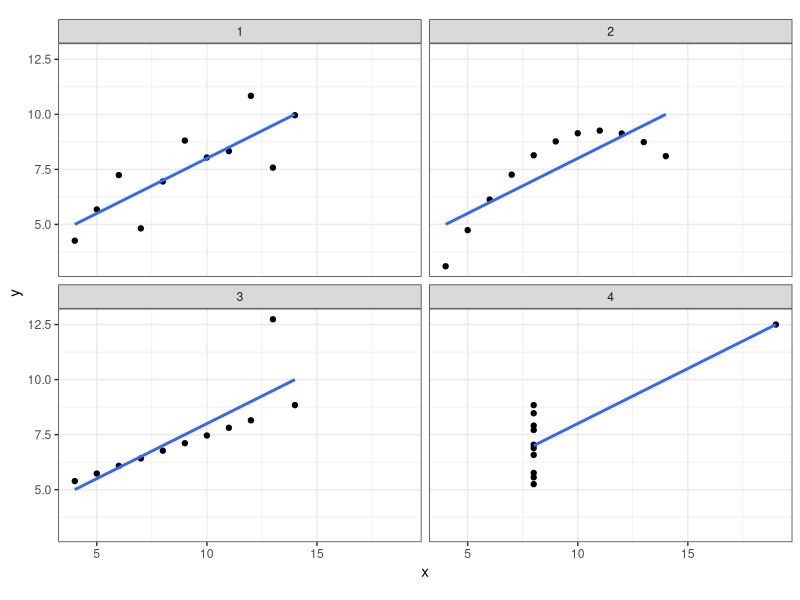
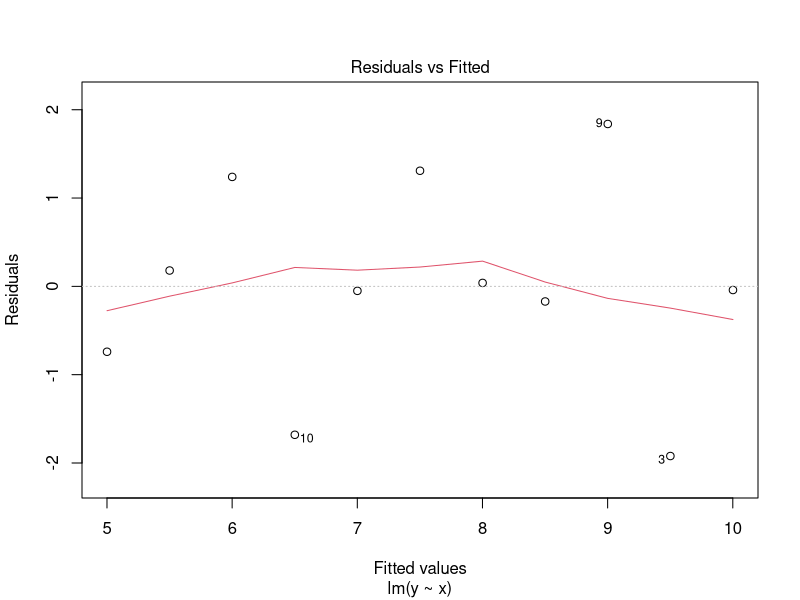
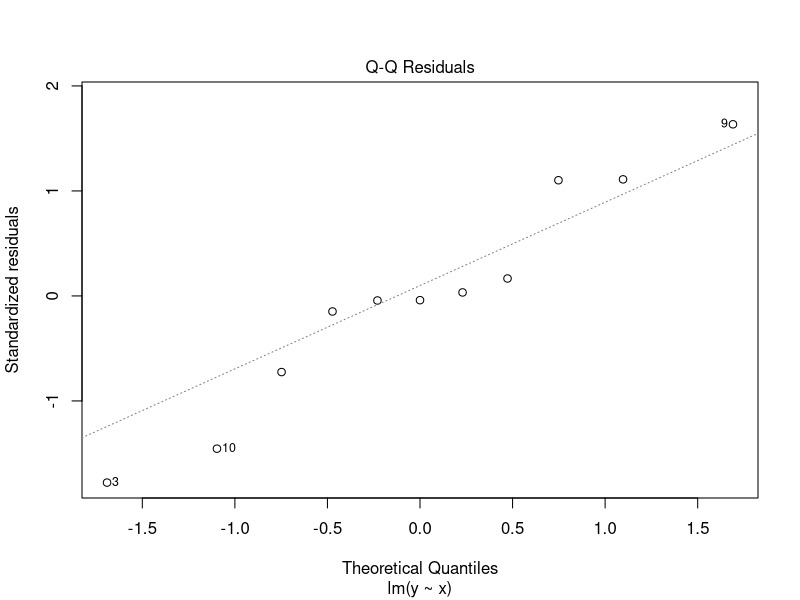
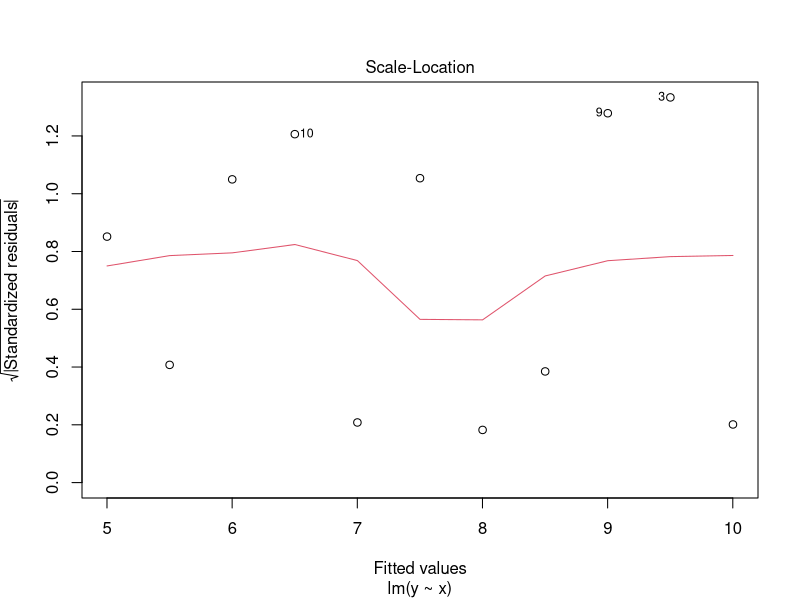
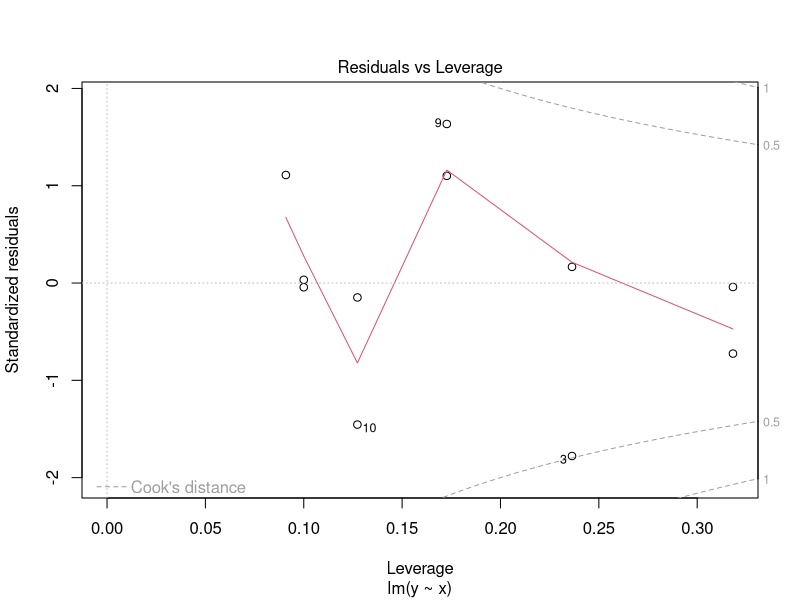
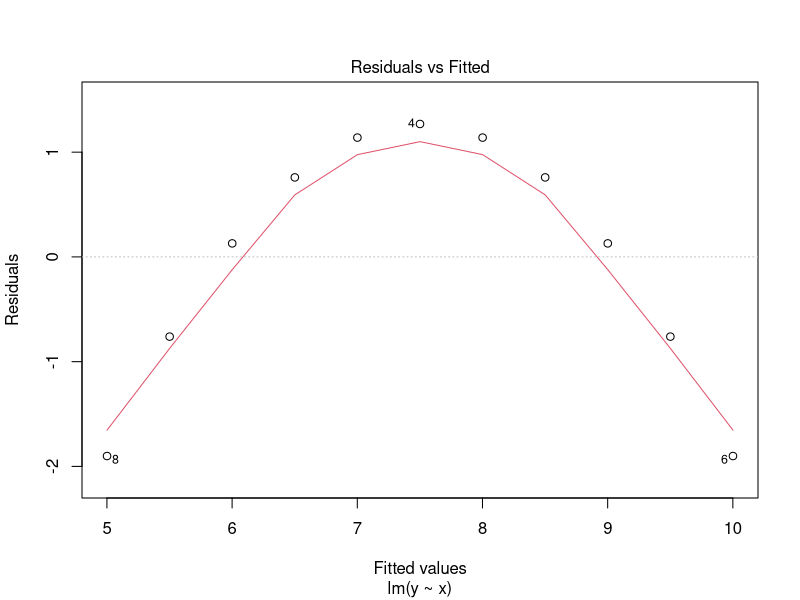
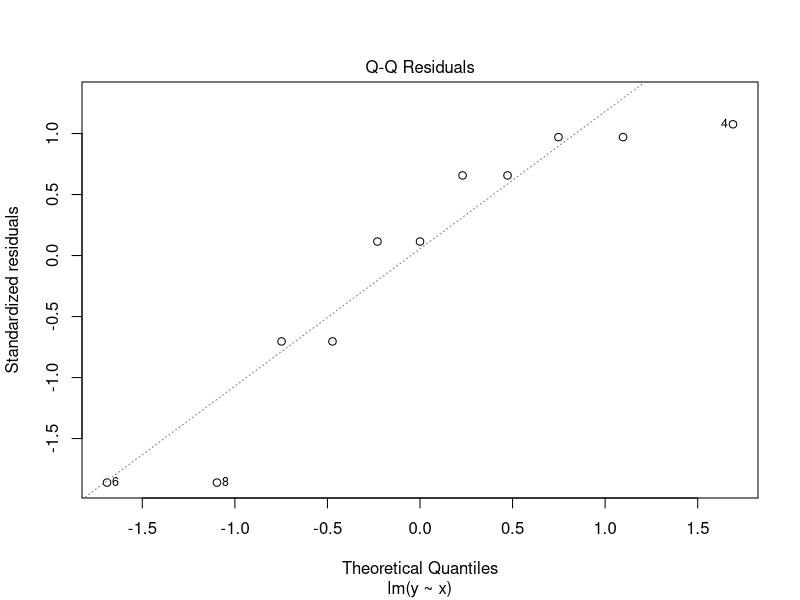
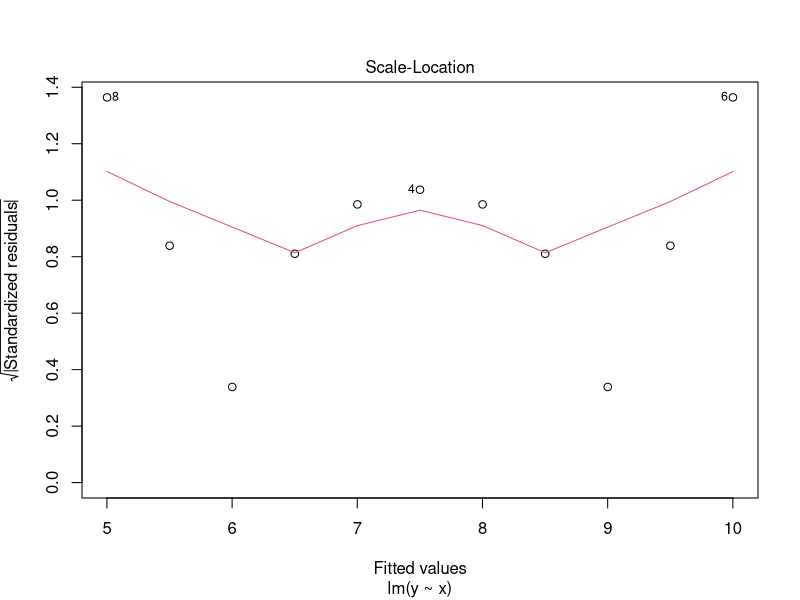

Reproduce these figures in R, in order.
library(tidyverse)
library(broom) # useful package for turning model results into a dataframe
data(anscombe) # present in the base R installation

glimpse(anscombe)

ans_data <- list(
  transmute(anscombe, x=x1, y=y1, dataset=1),
  transmute(anscombe, x=x2, y=y2, dataset=2),
  transmute(anscombe, x=x3, y=y3, dataset=3),
  transmute(anscombe, x=x4, y=y4, dataset=4)
)
# this takes each of the x, y pairs in the anscombe data set, codes them as "x" and "y"
# instead of x1, y1 etc, and puts them in a list so that we can neatly run map on it

ans_data

ans_data %>% bind_rows() # all 4 datasets in "long" format

ans_data %>% bind_rows() %>%
  ggplot(aes(x, y)) +
  geom_point() + geom_smooth(method="lm", se=FALSE) + 
  theme_bw() + coord_fixed() +
  facet_wrap(~ dataset)

ans_data %>% map_dfr(~ tidy(lm(y~x, data = .)), .id = "model") # dark magic using purrr


## break down the purrr iteration (optional)

ans_data[[1]] # first item in list

ans_data[[1]] %>% lm(y~x, data = .) # . allows the pipe operator to send to another argument than first

ans_data[[1]] %>% lm(y~x, data = .) %>% tidy() # turns model output into nice data frame

# purrr iterates a function over the elements of a list

ans_data %>% map(~ lm(y~x, data = .)) # the tilde is a shortcut for function (x) {}
# this does the job but it is less nice to look at (output is a list)

ans_data %>% map(~ tidy(lm(y~x, data = .))) # wrap in "tidy"
# output is a list. We can use a variant of map to give output as data frame

ans_data %>% map_dfr(~ tidy(lm(y~x, data = .))) # map_dfr = "map dataframe"
ans_data %>% map_dfr(~ tidy(lm(y~x, data = .)), .id = "model") # adds column to specify list position


## consider regression diagnostic plots on each data set

model1 <- lm(y ~ x, data = ans_data[[1]])
plot(model1)

model2 <- lm(y ~ x, data = ans_data[[2]])
plot(model2)

model3 <- lm(y ~ x, data = ans_data[[3]])
plot(model3)

model4 <- lm(y ~ x, data = ans_data[[4]])
plot(model4)
